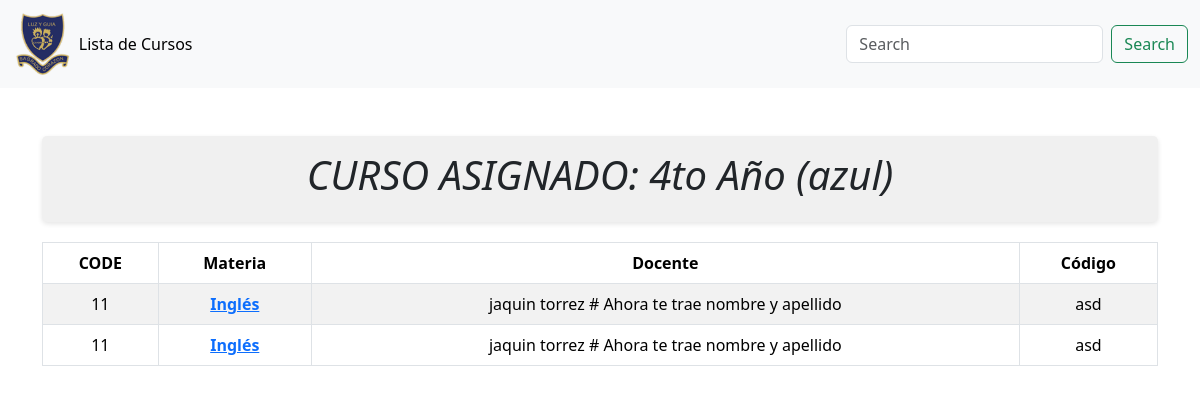
Page /cursos/10/ on the committed database.
### colegio/models.py (models this page shows, shortened)
class Curso(models.Model):
    id_curso = models.AutoField(primary_key=True)
    descripcion = models.CharField(max_length=255)
    color = models.CharField(max_length=7, default="Azul")

class CursoMateria(models.Model):
    curso = models.ForeignKey(Curso, on_delete=models.CASCADE)
    materia = models.ForeignKey(Materia, on_delete=models.CASCADE)
    docentes = models.ForeignKey(Docentes, on_delete=models.CASCADE,default=None)
    codigo = models.CharField(max_length=50)

class Materia(models.Model):
    id_materia = models.AutoField(primary_key=True)
    descripcion = models.CharField(max_length=255)

class Docentes(models.Model):
    id_docentes = models.AutoField(primary_key=True)
    nombre = models.CharField(max_length=255)
    apellido = models.CharField(max_length=255)
    cuil = models.IntegerField()
    legajo_administrativo = models.IntegerField()
    legajo_reloj = models.IntegerField()
    numero_legajo_sueldo = models.IntegerField(default='00')
    horario = models.IntegerField()
    categoria = models.ForeignKey(Categoriaprofesores, verbose_name='Categoria', on_delete=models.CASCADE)
    nivel = models.ForeignKey(Nivelprofesores, verbose_name='Nivel', on_delete=models.CASCADE)
    titulo_base = models.CharField(max_length=255)
    fomacion_academica = models.CharField(max_length=255)
    telefono = models.IntegerField(default='00')
    correo_electronico_personal = models.CharField(max_length=255)
    correo_electronico_institucional = models.CharField(max_length=255)

### colegio/views.py (the view)
# urls.py: path('cursos/<int:curso_id>/', views.detalle_curso, name='detalle_curso'), #DETALLE DE CURSOS
def detalle_curso(request, curso_id):
    curso = Curso.objects.get(id_curso=curso_id)
    materias = CursoMateria.objects.filter(curso=curso)
    context = {
        'curso': curso,
        'materias': materias,
        'curso_id': curso.id_curso
    }
    return render(request, 'detallecursos.html', context)

### templates/detallecursos.html (shortened to what this page needs)
{% load static %}
<!DOCTYPE html>
<html lang="en">
<head>
    <link href="https://cdn.jsdelivr.net/npm/bootstrap@5.3.3/dist/css/bootstrap.min.css" rel="stylesheet">
    <link rel="stylesheet" href="https://cdn.jsdelivr.net/npm/bootstrap-icons@1.11.3/font/bootstrap-icons.min.css">
</head>
<body>
    <header>
        <nav class="navbar navbar-expand-lg bg-body-tertiary">
            <div class="container-fluid">
              <img src="{% static 'img/escudo.png' %}" width="5%" alt="Logo" id="logo-link">
              <div class="collapse navbar-collapse" id="navbarSupportedContent">
                <ul class="navbar-nav me-auto mb-2 mb-lg-0">
                  <li class="nav-item">
                    <a class="nav-link active" aria-current="page" href="{% url 'cursos' %}">Lista de Cursos</a>
                  </li>
                </ul>
                <form class="d-flex" role="search">
                  <input class="form-control me-2" type="search" placeholder="Search" aria-label="Search">
                  <button class="btn btn-outline-success" type="submit">Search</button>
                </form>
              </div>
            </div>
          </nav>
    </header>
    {% block content %}
    <div class="container mt-5">
        <div class="title-block">
            <h1>
                CURSO ASIGNADO: {{ curso.descripcion }} ({{ curso.color }})
        </div>
        <div class="table-container">
            <table class="table table-striped table-bordered text-center" style="width: 100%;">
                <thead>
                    <tr>
                        <th>CODE</th>
                        <th>Materia</th>
                        <th>Docente</th>
                        <th>Código</th>
                    </tr>
                </thead>
                <tbody>
                    {% for materia in materias %}
                    <tr>
                        <td>{{materia.materia.id_materia}}</td>
                        <td><a href="{% url 'gestionar_notas' curso.id_curso %}">
                            <b>{{ materia.materia.descripcion }}</b>
                        </a></td>
                        <td>
                            {% if materia.docentes %}
                                {{ materia.docentes.nombre }} {{ materia.docentes.apellido }} # Ahora te trae nombre y apellido
                            {% else %}
                                Sin docente asignado
                            {% endif %}
                        </td>
                        <td>{{ materia.codigo }}</td>
                    </tr>
                    {% endfor %}
                </tbody>
            </table>
        </div>
    </div>
{% endblock %}
</body>
</html>

### templates/detallecursos.html (style rules this page uses)
body { margin: 0; display: flex; flex-direction: column; height: 100vh; }
.container { flex: 1; display: flex; flex-direction: column; align-items: center; }
.title-block { background-color: #f0f0f0; padding: 15px; border-radius: 5px; box-shadow: 0 2px 5px rgba(0, 0, 0, 0.1); width: 100%; margin-bottom: 20px; }
.title-block h1 { font-style: italic; text-align: center; }
.table-container { width: 100%; }

### rows in the picture
Curso: descripcion "4to Año", color "azul"
CursoMateria: materia.id_materia "11", materia.descripcion "Inglés", docentes.nombre "jaquin", docentes.apellido "torrez", codigo "asd"
CursoMateria: materia.id_materia "11", materia.descripcion "Inglés", docentes.nombre "jaquin", docentes.apellido "torrez", codigo "asd"
